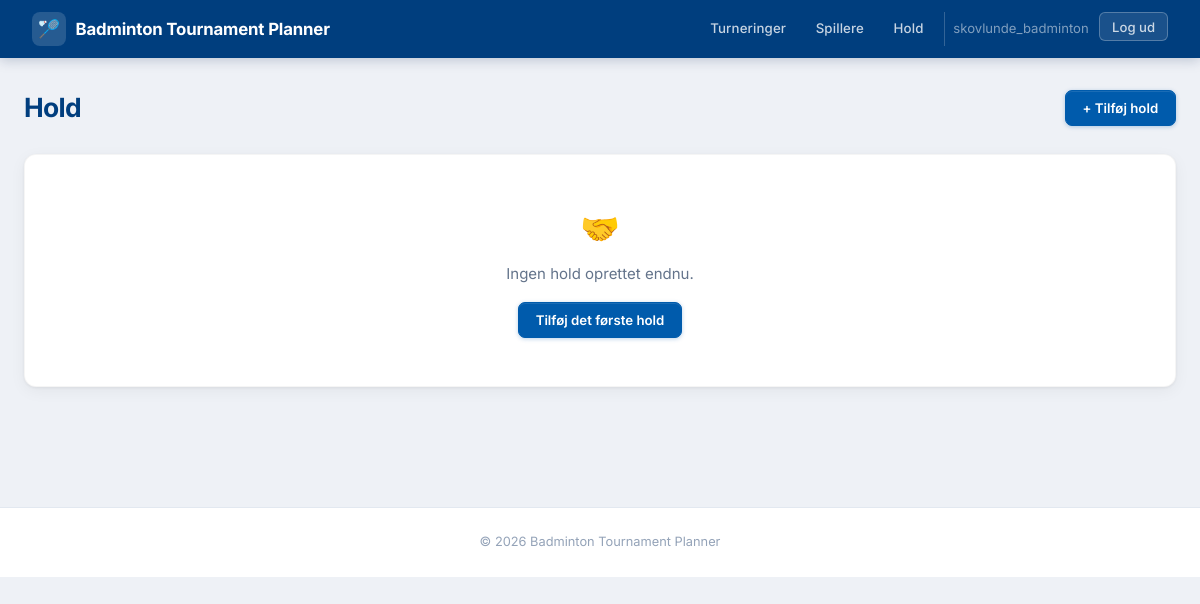
/players/teams/ (signed in), run on an earlier commit of the app's database.
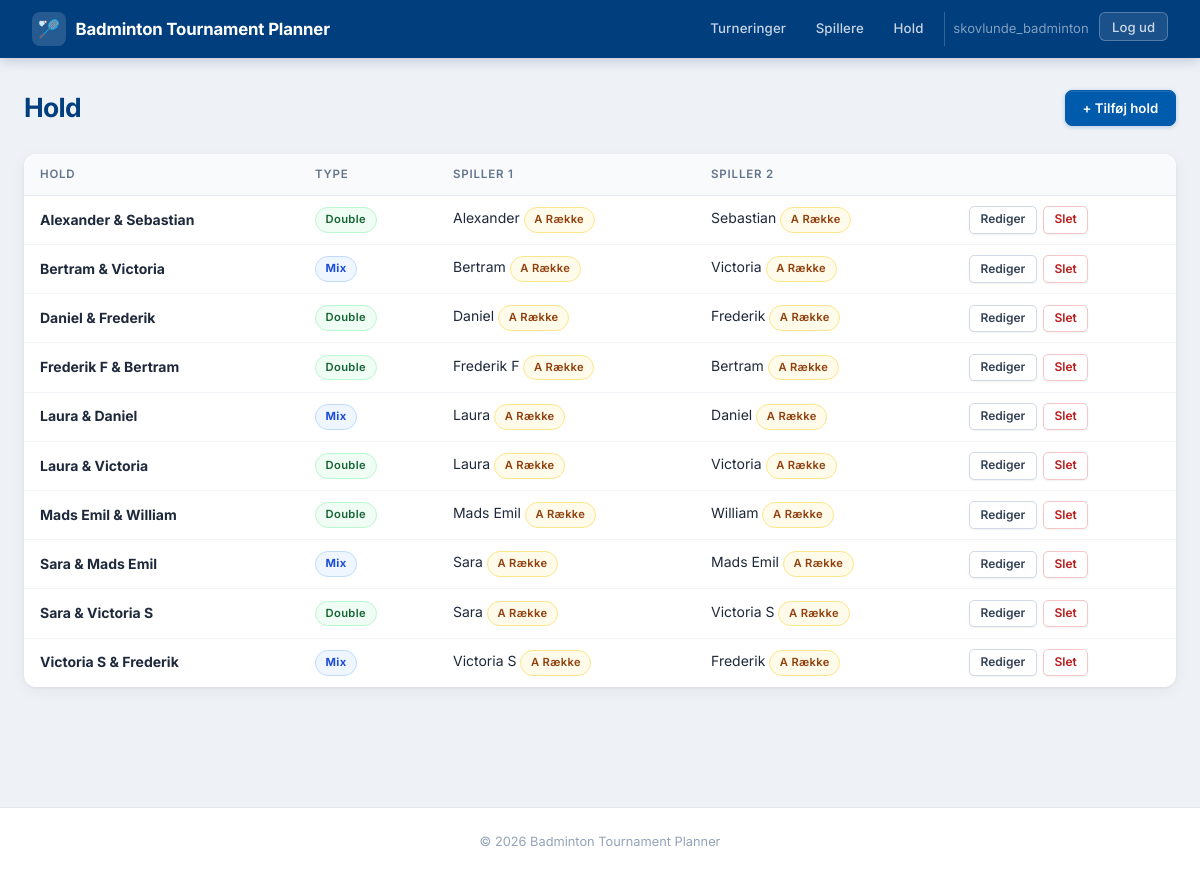
And on a later commit of the database.
### players/models.py (models this page shows, shortened)
class Team(models.Model):
    PAIR_TYPE_CHOICES = [
        ('double', _('Double')),
        ('mixed', _('Mixeddouble')),
    ]
    player1 = models.ForeignKey(Player, on_delete=models.CASCADE, related_name='team_player1')
    player2 = models.ForeignKey(Player, on_delete=models.SET_NULL, related_name='team_player2', null=True, blank=True)
    pair_type = models.CharField(
        max_length=10, choices=PAIR_TYPE_CHOICES, null=True, blank=True,
        verbose_name=_('Par-type'),
        help_text=_('Double: samme køn · Mixeddouble: et af hvert'),
    )
    name = models.CharField(max_length=100, blank=True, null=True)

class Player(models.Model):
    name = models.CharField(max_length=100, verbose_name=_("Name"))
    age = models.IntegerField(verbose_name=_("Age"))
    DIVISION_CHOICES = [
        ('U9', _('Under 9')),
        ('U11', _('Under 11')),
        ('U13', _('Under 13')),
        ('U15', _('Under 15')),
        ('U17', _('Under 17')),
        ('U19', _('Under 19')),
        ('A', _('A Række')),
        ('B', _('B Række')),
        ('C', _('C Række')),
    ]
    division = models.CharField(max_length=10, choices=DIVISION_CHOICES, verbose_name=_("Division"))
    GENDER_CHOICES = [
        ('M', _('Mand')),
        ('K', _('Kvinde')),
    ]
    gender = models.CharField(max_length=1, choices=GENDER_CHOICES, default='M', verbose_name=_("Køn"))
    rest_until = models.DateTimeField(
        null=True, blank=True,
        verbose_name=_("Hviler indtil"),
        help_text=_("Spilleren er i hvileperiode og kan ikke starte nye kampe før dette tidspunkt."),
    )
    owner = models.ForeignKey(
        settings.AUTH_USER_MODEL,
        on_delete=models.SET_NULL,
        null=True, blank=True,
        related_name='players',
        verbose_name=_("Klubbruger"),
    )

### players/views.py (the view)
# urls.py: path('teams/', views.team_list, name='team_list'),
@login_required
def team_list(request):
    teams = Team.objects.filter(player2__isnull=False, player1__owner=request.user).select_related('player1', 'player2').order_by('name')
    return render(request, 'players/team_list.html', {'teams': teams})

### players/templates/players/team_list.html (shortened to what this page needs)
{% extends 'base.html' %}
{% block content %}
<div class="page-actions">
    <h1>Hold</h1>
    <a href="{% url 'team_add' %}" class="btn btn-primary">+ Tilføj hold</a>
</div>
{% if teams %}
<table>
    <thead>
        <tr>
            <th>Hold</th>
            <th>Type</th>
            <th>Spiller 1</th>
            <th>Spiller 2</th>
            <th></th>
        </tr>
    </thead>
    <tbody>
        {% for team in teams %}
        <tr>
            <td><strong>{{ team.name }}</strong></td>
            <td>
                {% if team.pair_type == 'double' %}
                    <span class="badge badge-completed">Double</span>
                {% elif team.pair_type == 'mixed' %}
                    <span class="badge badge-in-progress">Mix</span>
                {% else %}
                    <span style="color:#bbb; font-size:0.8rem;">–</span>
                {% endif %}
            </td>
            <td>{{ team.player1.name }} <span class="badge badge-pending">{{ team.player1.get_division_display }}</span></td>
            <td>{{ team.player2.name }} <span class="badge badge-pending">{{ team.player2.get_division_display }}</span></td>
            <td>
                <div class="btn-group">
                    <a href="{% url 'team_edit' team.id %}" class="btn btn-secondary btn-sm">Rediger</a>
                    <a href="{% url 'team_delete' team.id %}" class="btn btn-danger btn-sm">Slet</a>
                </div>
            </td>
        </tr>
        {% endfor %}
    </tbody>
</table>
{% else %}
<div class="card" style="text-align:center; padding:3rem 2rem;">
    <div style="font-size:2rem; margin-bottom:0.5rem;">🤝</div>
    <p style="margin:0 0 1rem; color:#64748b;">Ingen hold oprettet endnu.</p>
    <a href="{% url 'team_add' %}" class="btn btn-primary">Tilføj det første hold</a>
</div>
{% endif %}
{% endblock %}

What changed in the data, as far as the page shows it:
added Team: name "Alexander & Sebastian", pair_type "Double", player1.name "Alexander", player1.division "A Række", player2.name "Sebastian", player2.division "A Række"
added Team: name "Bertram & Victoria", pair_type "Mix", player1.name "Bertram", player1.division "A Række", player2.name "Victoria", player2.division "A Række"
added Team: name "Daniel & Frederik", pair_type "Double", player1.name "Daniel", player1.division "A Række", player2.name "Frederik", player2.division "A Række"
added Team: name "Frederik F & Bertram", pair_type "Double", player1.name "Frederik F", player1.division "A Række", player2.name "Bertram", player2.division "A Række"
added Team: name "Laura & Daniel", pair_type "Mix", player1.name "Laura", player1.division "A Række", player2.name "Daniel", player2.division "A Række"
added Team: name "Laura & Victoria", pair_type "Double", player1.name "Laura", player1.division "A Række", player2.name "Victoria", player2.division "A Række"
added Team: name "Mads Emil & William", pair_type "Double", player1.name "Mads Emil", player1.division "A Række", player2.name "William", player2.division "A Række"
added Team: name "Sara & Mads Emil", pair_type "Mix", player1.name "Sara", player1.division "A Række", player2.name "Mads Emil", player2.division "A Række"
added Team: name "Sara & Victoria S", pair_type "Double", player1.name "Sara", player1.division "A Række", player2.name "Victoria S", player2.division "A Række"
added Team: name "Victoria S & Frederik", pair_type "Mix", player1.name "Victoria S", player1.division "A Række", player2.name "Frederik", player2.division "A Række"
Also different on the page:
text no longer shown: "🤝 Ingen hold oprettet endnu. Tilføj det første hold"
text now shown: "HOLD TYPE SPILLER 1 SPILLER 2"
